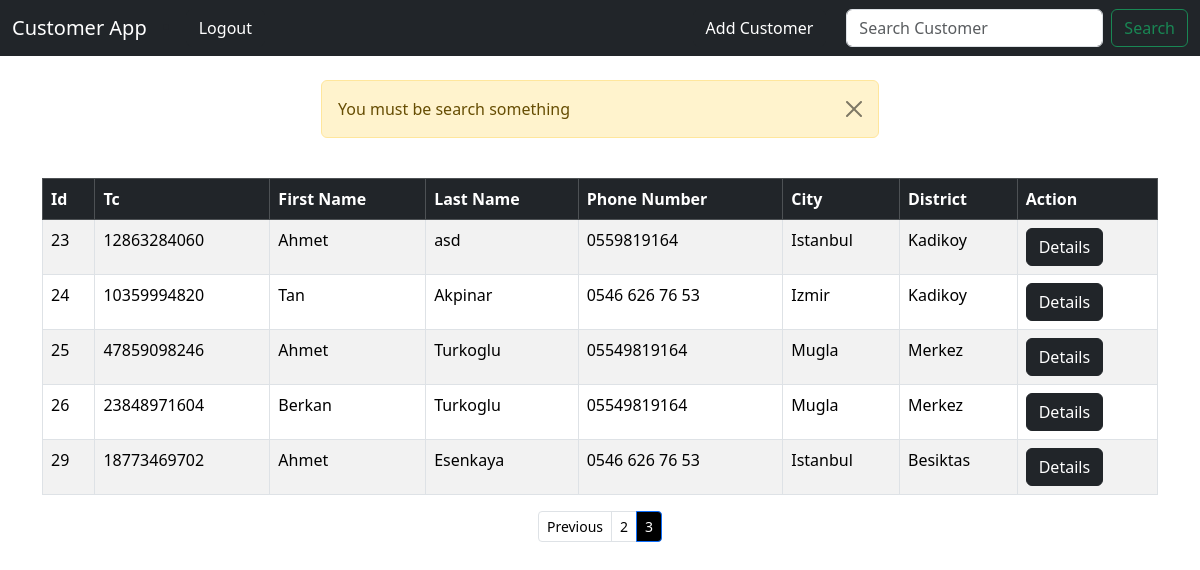
/search_customer/?page=3 (signed in), run on the app's committed database.
### crm/models.py (models this page shows, shortened)
class Customer(models.Model):
    created_at = models.DateTimeField(auto_now_add=True)
    tc_no = models.IntegerField(editable=True, validators=[
        RegexValidator(
            r'^[1-9]{1}[0-9]{9}[02468]{1}$',
            message="Invalid Tc No ",
            code="invalid_number"
            )
        ], unique=True)
    first_name = models.CharField(max_length=50, editable=True)
    last_name =  models.CharField(max_length=50, editable=True)
    phone = models.CharField(max_length=15, editable=True)
    city =  models.CharField(max_length=50, editable=True)
    district =  models.CharField(max_length=50, editable=True)

### crm/views.py (the view)
# urls.py: path("search_customer/", views.search_customer, name="search_customer"),
def search_customer(request):
    if request.user.is_authenticated:
        if request.method == 'POST':
            searched = request.POST.get('searched')
            customers = Customer.objects.all()
            if searched:
                customers = customers.filter(
                    Q(first_name__contains=searched) |
                    Q(last_name__contains=searched) |
                    Q(city__contains=searched) |
                    Q(district__contains=searched)
                    )
            customers = customers.order_by('-created_at')
        else :
            messages.success(request, "You must be search something")
            customers = Customer.objects.all()
        p = Paginator(customers, 7)
        page = request.GET.get('page')
        customers = p.get_page(page)
        return render(request, 'search_customer.html', {'customers':customers})
    else :
        messages.success(request, "You must be logged in")
        return redirect('home')

### crm/templates/search_customer.html (shortened to what this page needs)
{% extends 'base.html' %}
{% block content %}
        <table class="table table-striped table-hover table-bordered">
            <thead class="table-dark" >
            <tr >
                <th scope="col">Id</th>
                <th scope="col">Tc</th>
                <th scope="col">First Name</th>
                <th scope="col">Last Name</th>
                <th scope="col">Phone Number</th>
                <th scope="col">City</th>
                <th scope="col">District</th>
                <th scope="col">Action</th>
            </tr>
            </thead>
            <tbody>
                {% if customers %}
                {% for customer in customers %}
                    <tr>
                        <td>{{ customer.id }}</td>
                        <td>{{ customer.tc_no }}</td>
                        <td>{{ customer.first_name }}</td>
                        <td>{{ customer.last_name }}</td>
                        <td>{{ customer.phone }}</td>
                        <td>{{ customer.city }}</td>
                        <td>{{ customer.district }}</td>
                        <td><a href="{% url 'customer' customer.id %}" class="btn btn-dark">Details</a></td>
                    </tr>
                {% endfor %}
                {% endif %}
            </tbody>
        </table>
        <nav aria-label="Page navigation example">
            <ul class="pagination justify-content-center pagination-sm">
              {% if customers.has_previous %}
                <li class="page-item " ><a class="page-link" style="color: black;" href="?page={{ customers.previous_page_number }}">Previous</a></li>
                <li class="page-item "><a class="page-link" style="color: black;" href="?page={{ customers.previous_page_number }}">{{ customers.previous_page_number }}</a></li>
              {% endif %}
                <li class="page-item active">
                  <span class="page-link" style="color: white; background-color: black;">
                    {{ customers.number }}
                  </span>
                </li>
            </ul>
          </nav>
{% endblock content %}

### data on the page
Customer: id "23", tc_no "12863284060", first_name "Ahmet", last_name "asd", phone "0559819164", city "Istanbul", district "Kadikoy"
Customer: id "24", tc_no "10359994820", first_name "Tan", last_name "Akpinar", phone "0546 626 76 53", city "Izmir", district "Kadikoy"
Customer: id "25", tc_no "47859098246", first_name "Ahmet", last_name "Turkoglu", phone "05549819164", city "Mugla", district "Merkez"
Customer: id "26", tc_no "23848971604", first_name "Berkan", last_name "Turkoglu", phone "05549819164", city "Mugla", district "Merkez"
Customer: id "29", tc_no "18773469702", first_name "Ahmet", last_name "Esenkaya", phone "0546 626 76 53", city "Istanbul", district "Besiktas"

### other printed values
{{ message }} "You must be search something"
{{ customers.previous_page_number }} "2"
{{ customers.number }} "3"
